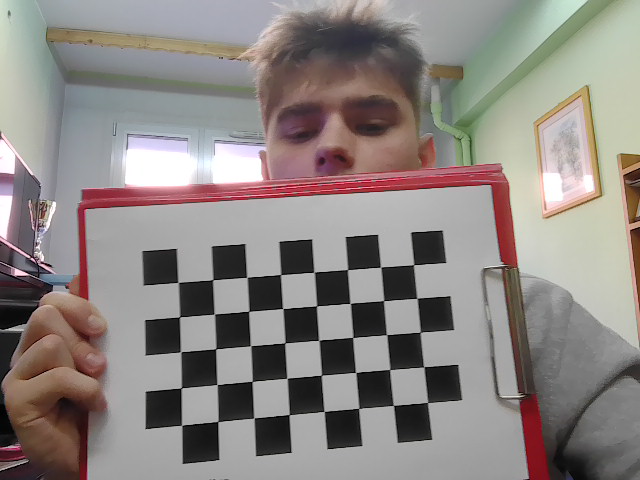
#> input picture tests/aruco-markers/assets/chessboard-laptop-images/1aRIkSXrmg3e.png, 640 x 480 px; its folder holds only this picture in this run
$ python chessboard_detection.py
#> lines starting #> are read from the running program, lines starting #| are printed output that depends on the picture; after the words box and inside, x2 and y2 are one past the last pixel; in counts of white or black regions, pixels touching at a corner belong together
import cv2
import glob

# INNER corners (your board)
CHESSBOARD_SIZE = (5, 8)
IMG_FOLDER = "./assets/chessboard-laptop-images"

def main():
    # Find images
    filenames = glob.glob(f"{IMG_FOLDER}/*.png")
    print(f"We have {len(filenames)} images")

    # Process each image
    for filename in filenames:
        img = cv2.imread(filename)
#> img is the input picture: shape (480, 640, 3); mean B, G, R 130.3, 133.6, 140.4

        if img is None:
            print("Failed to load image:", filename)
            continue

        # Find and draw corners
        gray_img = cv2.cvtColor(img, cv2.COLOR_BGR2GRAY)
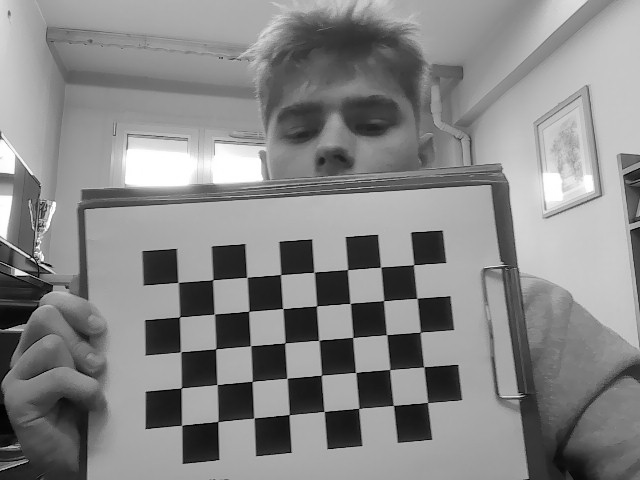
#> gray_img: shape (480, 640); min 0, max 255, mean 135.3
        ret, corners = cv2.findChessboardCornersSB(gray_img, CHESSBOARD_SIZE)
#> ret = True; corners = 40 rows, first 8: [181.9, 424.8], [181.4, 387.8], [180.8, 351.6], [179.8, 316.9], [178.4, 282.3], [218.1, 421.4], [217.2, 384.2], [215.9, 348.7]

        print(f"Corners deteced at {filename}: {ret}")
#| Corners deteced at ./assets/chessboard-laptop-images/1aRIkSXrmg3e.png: True
        if ret: cv2.drawChessboardCorners(img, CHESSBOARD_SIZE, corners, ret)
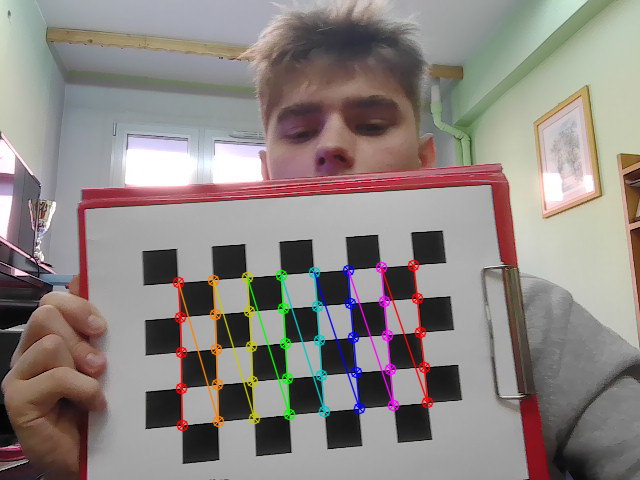
#> img: shape (480, 640, 3); 3.1% of pixels changed, all inside (x1, y1, x2, y2) = (172, 259, 434, 432)

        # Show result
        cv2.imshow("Detection", img)
        key = cv2.waitKey(20)  # show each image for 0.5s
#> (key Esc is pressed here)

        # Exit on ESC
        if key == 27: break

    print("Number of processed images:", len(filenames))
    cv2.destroyAllWindows()

if __name__ == "__main__":
    main()

$ run again, on tests/aruco-markers/assets/chessboard-laptop-images/6YmVbjTVH1t6.png
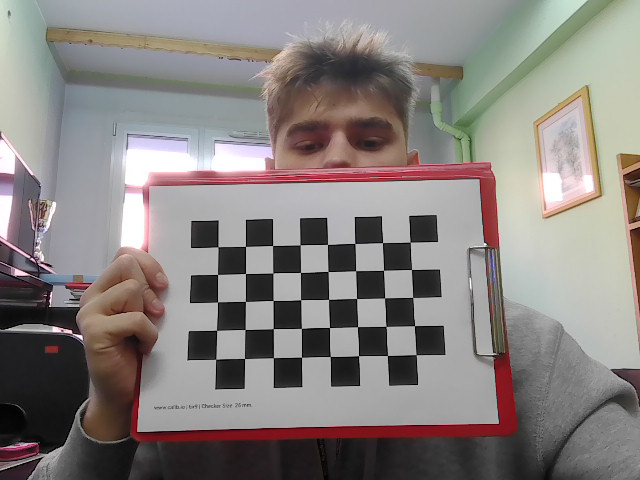
#> input picture tests/aruco-markers/assets/chessboard-laptop-images/6YmVbjTVH1t6.png, 640 x 480 px
#> in main, img is the input picture: shape (480, 640, 3); mean B, G, R 127.3, 129.8, 135.6
#> in main, `gray_img = cv2.cvtColor(img, cv2.COLOR_BGR2GRAY)`:
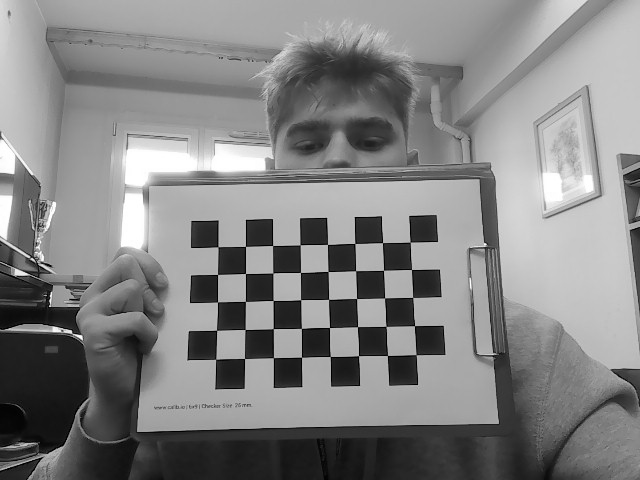
#> gray_img: shape (480, 640); min 0, max 255, mean 131.2
#> ret = True; corners = 40 rows, first 8: [215.9, 358.8], [216.9, 330], [217.7, 301.8], [217.8, 274.3], [218.2, 246.9], [244.7, 358.2], [245.1, 329.3], [245.5, 301.1]
#| Corners deteced at ./assets/chessboard-laptop-images/6YmVbjTVH1t6.png: True
#> in main, `if ret: cv2.drawChessboardCorners(img, CHESSBOARD_SIZE, corners, ret)`:
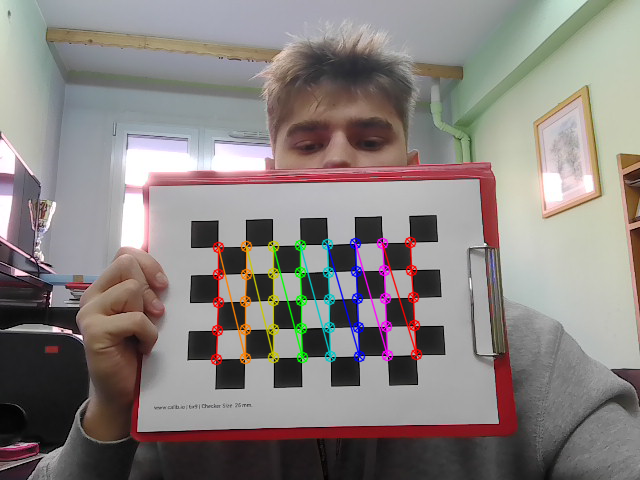
#> img: shape (480, 640, 3); 2.68% of pixels changed, all inside (x1, y1, x2, y2) = (210, 236, 423, 366)

$ run again, on tests/aruco-markers/assets/chessboard-laptop-images/7G0LCVLFBHfv.png
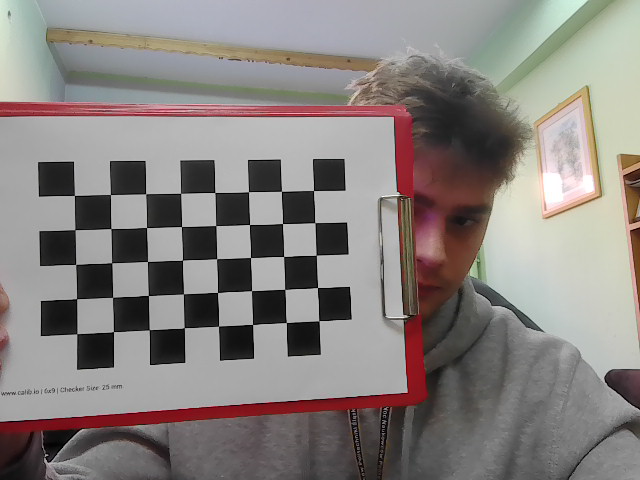
#> input picture tests/aruco-markers/assets/chessboard-laptop-images/7G0LCVLFBHfv.png, 640 x 480 px
#> in main, img is the input picture: shape (480, 640, 3); mean B, G, R 127.5, 130.3, 136
#> in main, `gray_img = cv2.cvtColor(img, cv2.COLOR_BGR2GRAY)`:
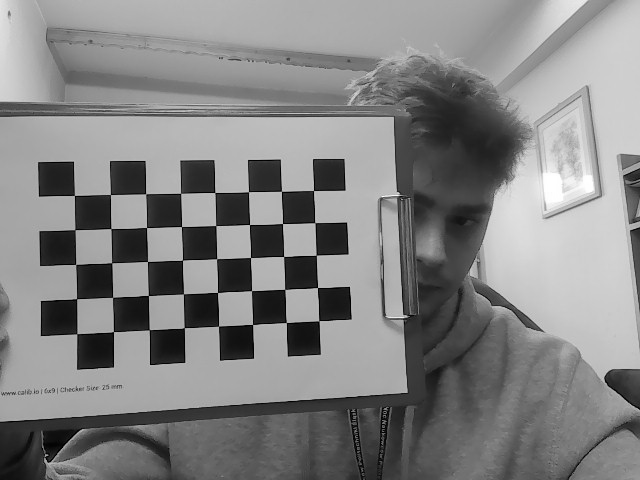
#> gray_img: shape (480, 640); min 0, max 255, mean 131.7
#> ret = True; corners = 40 rows, first 8: [77.06, 333.6], [76.81, 298.9], [76, 264.2], [75.15, 229.8], [74.5, 195.4], [113.5, 331.8], [113, 297], [112, 262.9]
#| Corners deteced at ./assets/chessboard-laptop-images/7G0LCVLFBHfv.png: True
#> in main, `if ret: cv2.drawChessboardCorners(img, CHESSBOARD_SIZE, corners, ret)`:
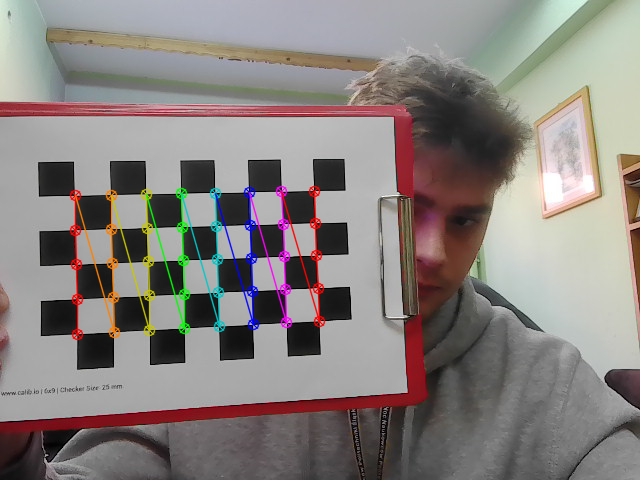
#> img: shape (480, 640, 3); 3.04% of pixels changed, all inside (x1, y1, x2, y2) = (69, 185, 326, 341)

$ run again, on tests/aruco-markers/assets/chessboard-laptop-images/7G1Lu2lgrIFc.png
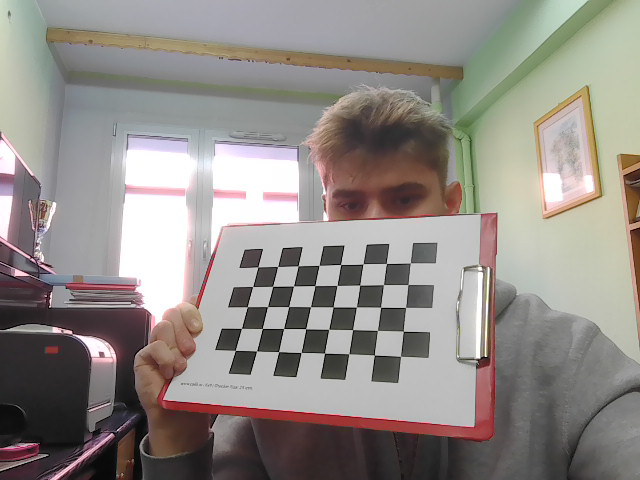
#> input picture tests/aruco-markers/assets/chessboard-laptop-images/7G1Lu2lgrIFc.png, 640 x 480 px
#> in main, img is the input picture: shape (480, 640, 3); mean B, G, R 135, 139.5, 145.1
#> in main, `gray_img = cv2.cvtColor(img, cv2.COLOR_BGR2GRAY)`:
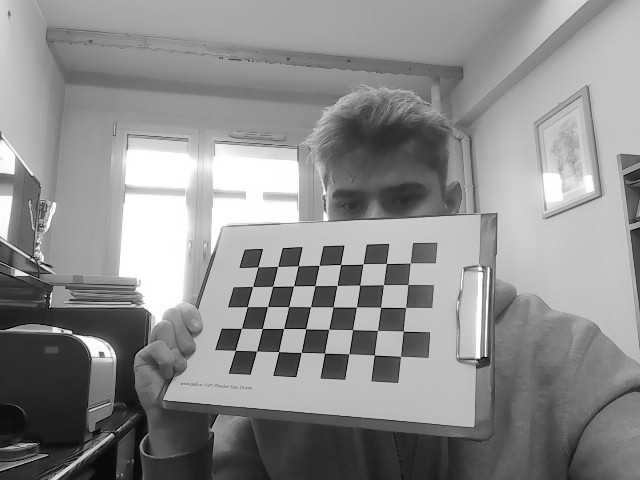
#> gray_img: shape (480, 640); min 0, max 255, mean 140.6
#> ret = True; corners = 40 rows, first 8: [235.4, 350.1], [241.5, 328.3], [247.3, 306.8], [252.6, 286.5], [257.9, 266.9], [256.5, 350.8], [262.6, 328.1], [267.5, 306.7]
#| Corners deteced at ./assets/chessboard-laptop-images/7G1Lu2lgrIFc.png: True
#> in main, `if ret: cv2.drawChessboardCorners(img, CHESSBOARD_SIZE, corners, ret)`:
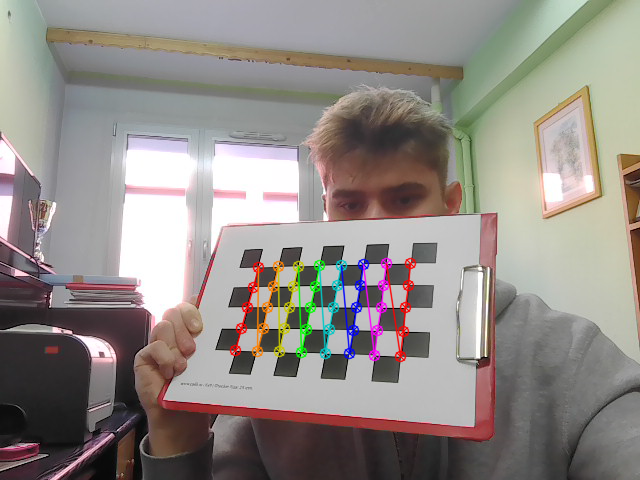
#> img: shape (480, 640, 3); 2.29% of pixels changed, all inside (x1, y1, x2, y2) = (229, 257, 417, 363)

$ run again, on tests/aruco-markers/assets/chessboard-laptop-images/3qfF3o17g1eV.png
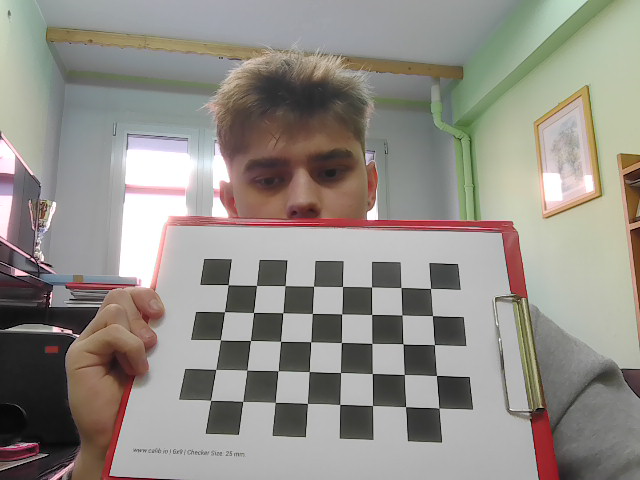
#> input picture tests/aruco-markers/assets/chessboard-laptop-images/3qfF3o17g1eV.png, 640 x 480 px
#> in main, img is the input picture: shape (480, 640, 3); mean B, G, R 135.6, 142.2, 146.4
#> in main, `gray_img = cv2.cvtColor(img, cv2.COLOR_BGR2GRAY)`:
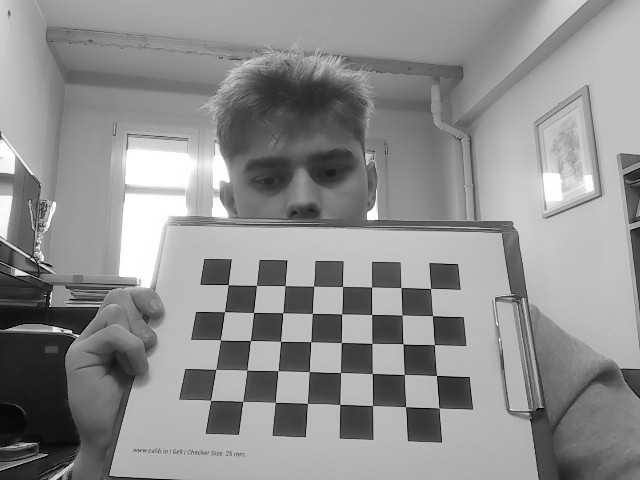
#> gray_img: shape (480, 640); min 0, max 255, mean 142.7
#> ret = True; corners = 40 rows, first 8: [210.9, 399.8], [216.1, 368.8], [220.8, 339.5], [224.6, 311.6], [228.2, 284.9], [243, 400.9], [247.2, 369.6], [250.6, 340.2]
#| Corners deteced at ./assets/chessboard-laptop-images/3qfF3o17g1eV.png: True
#> in main, `if ret: cv2.drawChessboardCorners(img, CHESSBOARD_SIZE, corners, ret)`:
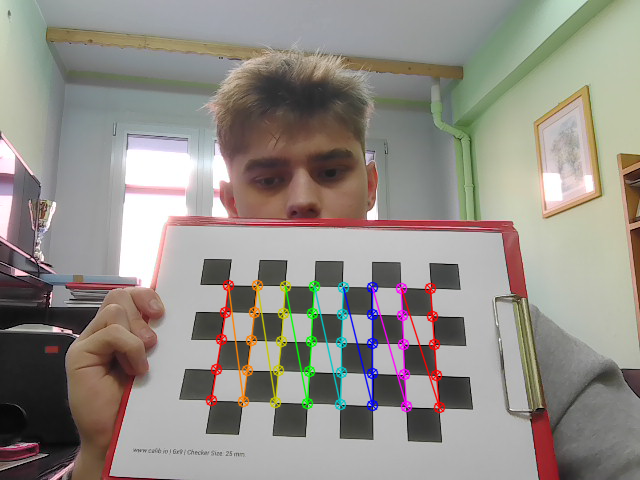
#> img: shape (480, 640, 3); 2.79% of pixels changed, all inside (x1, y1, x2, y2) = (205, 279, 446, 414)
